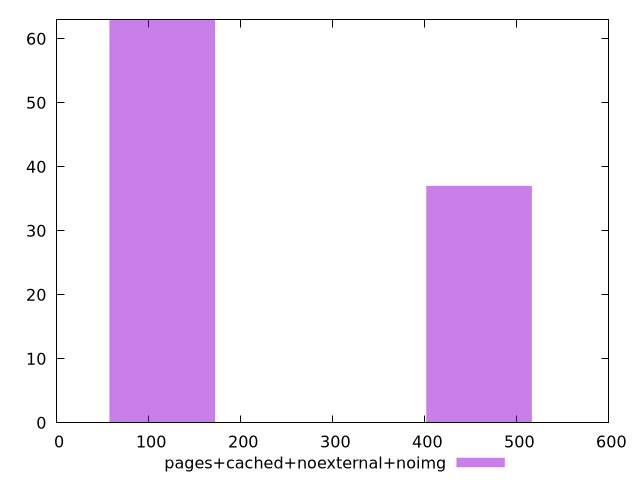

gnuplot code for this plot:
$_pagesCachedNoexternalNoimg <<EOF
114.7400981990218 63
458.9603927960872 37
EOF
set key outside below
set terminal pngcairo
set output "report_00005_2020-11-02T22-26-11.212Z/render-blocking-resources/pages+cached+noexternal+noimg//raw_hist.png"
set yrange [0:63]
set boxwidth 114.7400981990218
set style fill transparent solid 0.5 noborder
plot $_pagesCachedNoexternalNoimg title "pages+cached+noexternal+noimg" with boxes ,
